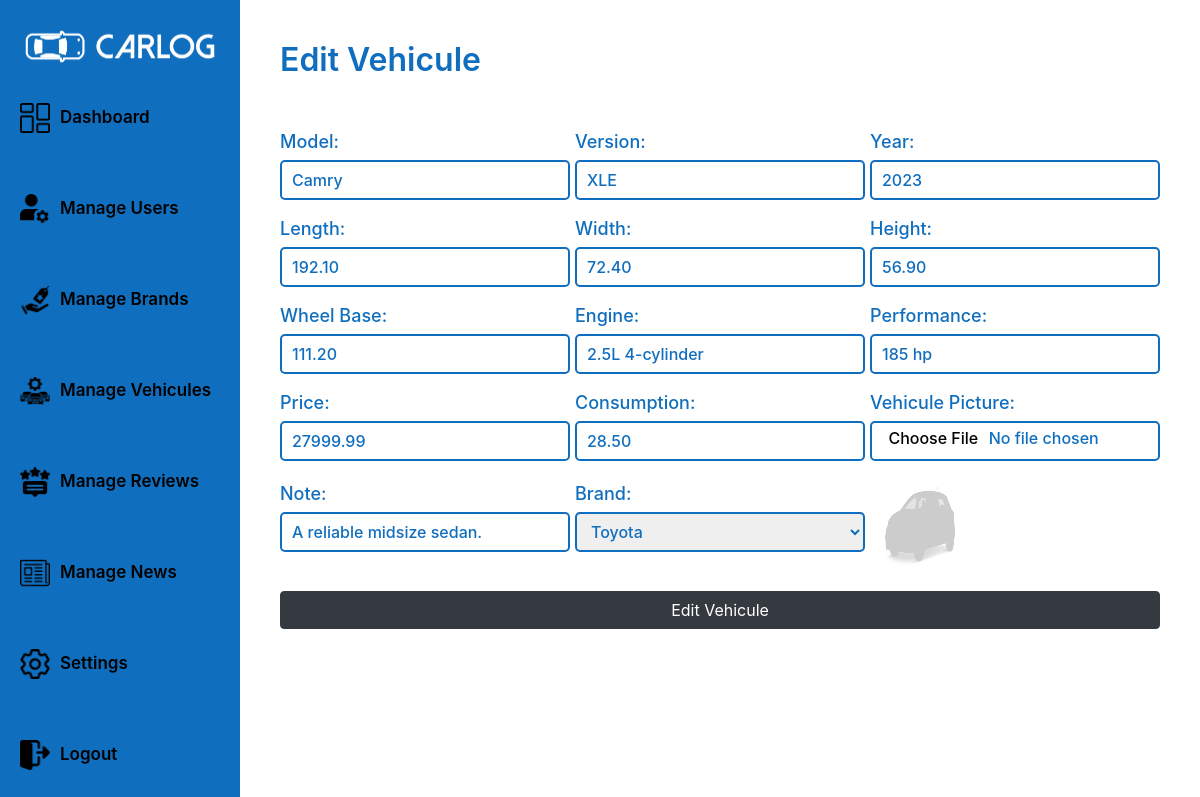
/admin/vehicule/?vehiculeId=26 (signed in), run on the app's committed database.
### tables this page shows
CREATE TABLE `vehicules` (
  `id` int(11) NOT NULL,
  `model` varchar(255) DEFAULT NULL,
  `version` varchar(255) DEFAULT NULL,
  `year` int(11) DEFAULT NULL,
  `vehiculePicture` varchar(255) DEFAULT NULL,
  `length` decimal(8,2) DEFAULT NULL,
  `width` decimal(8,2) DEFAULT NULL,
  `height` decimal(8,2) DEFAULT NULL,
  `wheelBase` decimal(8,2) DEFAULT NULL,
  `engine` varchar(255) DEFAULT NULL,
  `performance` varchar(255) DEFAULT NULL,
  `price` decimal(10,2) DEFAULT NULL,
  `consumption` decimal(5,2) DEFAULT NULL,
  `brand_id` int(11) DEFAULT NULL,
  `note` text DEFAULT NULL
);

### app/router.php (called while the page is built, shortened)
<?php
require_once($_SERVER['DOCUMENT_ROOT'] . "/CarLog/app/api/apiRouter.php");
require_once($_SERVER['DOCUMENT_ROOT'] . "/CarLog/config/utils/imageUtility.php");
require_once($_SERVER['DOCUMENT_ROOT'] . "/CarLog/app/views/adminViews/editVehiculePage.php");
$request = rtrim($_SERVER['REQUEST_URI'], '/') . '/';
$request = strtok($request, '?');
$view = null;
switch ($request) {
    case "/CarLog/admin/vehicule/":
        if (isset($_GET['vehiculeId'])) {
            $id = $_GET['vehiculeId'];
            $view = new EditVehiculePage($id);
        } else {
            $view = new PageNotFound();
        }
        break;
}
$view->showPage();

### config/queries/vehiculeQueries.php (called while the page is built, shortened)
<?php
class VehiculeQueries
{
    public static function getVehiculeById()
    {
        return "SELECT * FROM vehicules WHERE id = ?";
    }
}

### app/models/vehiculeModel.php (called while the page is built, shortened)
<?php
require_once($_SERVER['DOCUMENT_ROOT'] . "/CarLog/Config/queries/vehiculeQueries.php");
require_once($_SERVER['DOCUMENT_ROOT'] . '/CarLog/app/controllers/databaseController.php');
class VehiculeModel
{
    public function getVehiculeById($vehiculeId)
    {
        $dbController = new DatabaseController();
        $database = $dbController->connect();
        $query = VehiculeQueries::getVehiculeById();
        $params = [$vehiculeId];
        $vehicule = $dbController->request($database, $query, $params);
        return $vehicule[0];
    }
}

### app/controllers/databaseController.php (called while the page is built, shortened)
<?php
require_once($_SERVER['DOCUMENT_ROOT'] . '/CarLog/app/models/databaseModel.php');
class DatabaseController
{
    public function request($database, $query, $params = [])
    {
        $databaseModel = new DatabaseModel();
        return $databaseModel->request($database, $query, $params);
    }
}

### app/models/databaseModel.php (called while the page is built, shortened)
<?php
class DatabaseModel
{
    public function request($database, $query, $params = [])
    {
        try {
            $stmt = $database->prepare($query);
            if ($stmt) {
                if (!empty($params)) {
                    $stmt->execute($params);
                } else {
                    $stmt->execute();
                }
                $result = $stmt->fetchAll(PDO::FETCH_ASSOC);
                return $result;
            } else {
                return false;
            }
        } catch (PDOException $e) {
            echo "Query execution failed: " . $e->getMessage();
            return false;
        }
    }
}

### app/controllers/vehiculeController.php (called while the page is built, shortened)
<?php
require_once($_SERVER['DOCUMENT_ROOT'] . '/CarLog/app/models/vehiculeModel.php');
class VehiculeController
{
    public function getVehiculeById($vehiculeId)
    {
        $vehiculeModel = new VehiculeModel();
        return $vehiculeModel->getVehiculeById($vehiculeId);
    }
}

### app/api/apiRouter.php (called while the page is built, shortened)
<?php
class ApiRouter
{
    public static function EDIT_VEHICULE_ENDPOINT($vehiculeId)
    {
        return API_BASE_URL . '/vehicules/editVehicule.php?vehiculeId=' . $vehiculeId;
    }
}

### config/queries/brandQueries.php (called while the page is built, shortened)
<?php
class BrandQueries
{
    public static function getAllBrands()
    {
        return "SELECT * FROM brands";
    }
}

### app/models/brandModel.php (called while the page is built, shortened)
<?php
require_once($_SERVER['DOCUMENT_ROOT'] . '/CarLog/app/controllers/databaseController.php');
require_once($_SERVER['DOCUMENT_ROOT'] . "/CarLog/Config/queries/brandQueries.php");
class BrandModel
{
    public function getAllBrands()
    {
        $dbController = new DatabaseController();
        $database = $dbController->connect();
        $query = BrandQueries::getAllBrands();
        $brands = $dbController->request($database, $query);
        return $brands;
    }
}

### app/controllers/brandController.php (called while the page is built, shortened)
<?php
require_once($_SERVER['DOCUMENT_ROOT'] . '/CarLog/app/models/brandModel.php');
class BrandController
{
    public function getAllBrands()
    {
        $brandModel = new BrandModel();
        return $brandModel->getAllBrands();
    }
}

### config/utils/imageUtility.php (called while the page is built, shortened)
<?php
class ImageUtility
{
    public static function getVehiculePicture($vehicule)
    {
        $picture = $vehicule['vehiculePicture'];
        $picturePath = "/CarLog/public/uploads/vehicules/" . $picture;
        if (file_exists($_SERVER['DOCUMENT_ROOT'] . $picturePath)) {
            $pictureUrl = $picturePath;
        } else {
            $pictureUrl = "/CarLog/public/images/defaults/vehicule.png";
        }
        return $pictureUrl;
    }
}

### app/views/adminViews/editVehiculePage.php (the view, shortened to what this page needs)
<?php
require_once($_SERVER['DOCUMENT_ROOT'] . "/CarLog/app/controllers/vehiculeController.php");
require_once($_SERVER['DOCUMENT_ROOT'] . "/CarLog/app/controllers/brandController.php");
require_once($_SERVER['DOCUMENT_ROOT'] . "/CarLog/app/views/sharedViews/sharedViews.php");
class EditVehiculePage
{
    private $id;
    public function __construct($id)
    {
        $this->id = $id;
    }
    public function showPage()
    {
        ?>
        <div class="dashboard__page">
            <div class="dashboard__content">
                <div class="dashboard__header-vehicules">
                    <h1>Edit Vehicule </h1>
                </div>
                <?php
                $this->showVehiculeFrom();
                ?>
            </div>
        </div>
        <?php
    }
    private function showVehiculeFrom()
    {
        $vehiculeController = new VehiculeController();
        $brandController = new BrandController();
        $vehicule = $vehiculeController->getVehiculeById($this->id);
        $brands = $brandController->getAllBrands();
        ?>
        <div class="vehicules__form" id="vehiculeForm">
            <form method="POST" action="<?= ApiRouter::EDIT_VEHICULE_ENDPOINT($vehicule['id']) ?>"
                enctype="multipart/form-data">
                <div class="vehicules__form__inputs__container">
                    <div>
                        <label for="model">Model:</label>
                        <input type="text" name="model" id="model" placeholder="Enter model" required
                            value="<?php echo $vehicule['model'] ?>">
                    </div>
                    <div>
                        <label for="version">Version:</label>
                        <input type="text" name="version" id="version" placeholder="Enter version" required
                            value="<?php echo $vehicule['version'] ?>">
                    </div>
                    <div>
                        <label for="year">Year:</label>
                        <input type="number" name="year" id="year" placeholder="Enter year" required
                            value="<?php echo $vehicule['year'] ?>">
                    </div>
                    <div>
                        <label for="length">Length:</label>
                        <input type="text" name="length" id="length" placeholder="Enter length" required
                            value="<?php echo $vehicule['length'] ?>">
                    </div>
                    <div>
                        <label for="width">Width:</label>
                        <input type="text" name="width" id="width" placeholder="Enter width" required
                            value="<?php echo $vehicule['width'] ?>">
                    </div>
                    <div>
                        <label for="height">Height:</label>
                        <input type="text" name="height" id="height" placeholder="Enter height" required
                            value="<?php echo $vehicule['height'] ?>">
                    </div>
                    <div>
                        <label for="wheelBase">Wheel Base:</label>
                        <input type="text" name="wheelBase" id="wheelBase" placeholder="Enter wheel base" required
                            value="<?php echo $vehicule['wheelBase'] ?>">
                    </div>
                    <div>
                        <label for="engine">Engine:</label>
                        <input type="text" name="engine" id="engine" placeholder="Enter engine" required
                            value="<?php echo $vehicule['engine'] ?>">
                    </div>
                    <div>
                        <label for="performance">Performance:</label>
                        <input type="text" name="performance" id="performance" placeholder="Enter performance" required
                            value="<?php echo $vehicule['performance'] ?>">
                    </div>
                    <div>
                        <div>
                            <label for="price">Price:</label>
                            <input type="text" name="price" id="price" placeholder="Enter price" required
                                value="<?php echo $vehicule['price'] ?>">
                        </div>
                        <div>
                            <label for="note">Note:</label>
                            <input type="text" name="note" id="note" placeholder="Enter note" required
                                value="<?php echo $vehicule['note'] ?>">
                        </div>
                    </div>
                    <div>
                        <div>
                            <label for="consumption">Consumption:</label>
                            <input type="text" name="consumption" id="consumption" placeholder="Enter consumption" required
                                value="<?php echo $vehicule['consumption'] ?>">
                        </div>
                        <div class="brand_logo_input">
                            <label for="brand_id">Brand:</label>
                            <select name="brand_id" id="brand_id" required>
                                <?php
                                foreach ($brands as $brand) {
                                    $selected = ($brand['id'] == $vehicule['brand_id']) ? 'selected' : '';
                                    ?>
                                    <option value="<?php echo $brand['id']; ?>" <?php echo $selected; ?>>
                                        <?php echo $brand['name']; ?>
                                    </option>
                                    <?php
                                }
                                ?>
                            </select>
                        </div>
                    </div>
                    <div>
                        <label for="vehiculePicture">Vehicule Picture:</label>
                        <input type="file" name="vehiculePicture" id="vehiculePicture" accept="image/*"
                            onChange="previewInputImage(event)">
                        <img id="previewImage" src="<?= ImageUtility::getVehiculePicture($vehicule) ?>" alt="Preview"
                            style="width: 100px; height: 100px;">
                    </div>
                </div>
                <button type="submit" class="btn btn-dark">
                    <span> Edit Vehicule</span>
                </button>
            </form>
        </div>
        <?php
    }
}

### public/styles/user.css (style rules this page uses)
* { box-sizing: border-box; }

### public/styles/main.css (style rules this page uses)
label { font-weight: bold; }

### public/styles/admin.css (style rules this page uses)
:root { --primary-color: rgb(16, 110, 190); --secondary-color: rgb(32, 139, 232); --white-color: #fff; }
* { margin: 0; padding: 0; box-sizing: border-box; }
.dashboard__page { width: 100%; height: 100vh; display: flex; flex-direction: row; justify-content: flex-start; align-items: center; overflow: hidden; }
.dashboard__content { width: 80%; height: 100%; display: flex; flex-direction: column; justify-content: flex-start; align-items: start; padding: 20px; }
.dashboard__content h1 { font-size: 32px; font-weight: 600; color: var(--primary-color); line-height : 1.5 !important; }
.dashboard__header-brands , .dashboard__header-users , .dashboard__header-vehicules ,.dashboard__header-news { width: 100%; height: 100px; display: flex; flex-direction: row; justify-content: space-between; align-items: center; padding: 0 20px; }
.brands__form , .vehicules__form , .news__form { width: 100%; height: 100%; display: flex; flex-direction: column; justify-content: flex-start; align-items: start; padding: 20px 20px 0 20px; overflow-y: scroll; }
.brands__form form , .vehicules__form form , .news__form form { width: 100%; display: flex; flex-direction: column; justify-content: flex-start; align-items: start; }
.brands__form__inputs__container ~ button , .vehicules__form__inputs__container ~ button , .news__form__inputs__container ~ button { width: 100%; }
.brands__form__inputs__container label , .vehicules__form__inputs__container label , .news__form__inputs__container label { font-size: 18px; font-weight: 500; color: var(--primary-color); margin-bottom: 5px; }
.brands__form__inputs__container input:not([type="file"]), .brands__form__inputs__container select, .vehicules__form__inputs__container input:not([type="file"]), .vehicules__form__inputs__container select, .news__form__inputs__container input:not([type="file"]) { width: 100%; height: 40px; border: 2px solid var(--primary-color); border-radius: 5px; padding: 0 10px; font-size: 16px; font-weight: 500; color: var(--primary-color); margin-bottom: 10px; }
.brands__form__inputs__container input[type="file"], .vehicules__form__inputs__container input[type="file"], .news__form__inputs__container input[type="file"] { width: 100%; height: 40px; border: 2px solid var(--primary-color); border-radius: 5px; padding: 0 10px; font-size: 16px; font-weight: 500; color: var(--primary-color); margin-bottom: 10px; cursor: pointer; appearance: none; -webkit-appearance: none; }
.vehicules__form__inputs__container { width: 100%; height: 100%; display: grid; grid-template-columns: repeat(3, 1fr); grid-gap: 5px; margin-bottom: 20px; }
.vehicules__form__inputs__container div { width: 100%; height: 100%; display: flex; flex-direction: column; justify-content: start; align-items: start; }

### data on the page
vehicules: model "Camry", version "XLE", year "2023", length "192.10", width "72.40", height "56.90", wheelBase "111.20", engine "2.5L 4-cylinder", performance "185 hp", price "27999.99", note "A reliable midsize sedan.", consumption "28.50"

### other printed values
$link['text'] "Dashboard"
$link['text'] "Manage Users"
$link['text'] "Manage Brands"
$link['text'] "Manage Vehicules"
$link['text'] "Manage Reviews"
$link['text'] "Manage News"
$link['text'] "Settings"
$link['text'] "Logout"
form field brand_id "Toyota"
